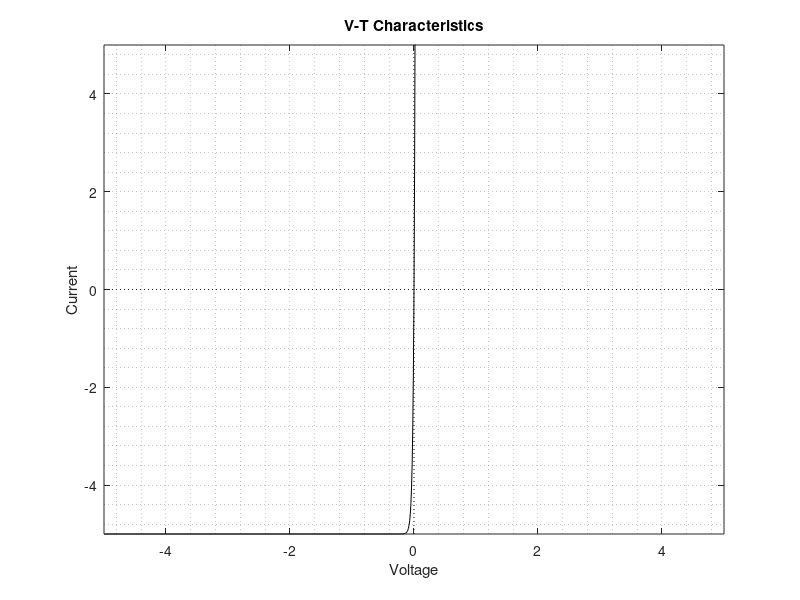

Write the MATLAB code that produced this figure.
%An IMPATT diode generally behaves as a normal pn junction diode
%It's v-i characterstic on DC voltage application would be same as to that
% of pn junction diode

% v-i charecterstic on DC voltage source
% considering silicon based diode

clc;
%Id=Is*(exp(Vd/n*Vt)-1)
%known Parameters
q = 1.6022e-19   ; % Electron Charge in cloumb (C)
C =  input("Enter temperature in celcius ") ;         %Temparature in °C
T=273+C      ;   %Absolute temparature in Kelvin (273+°C)
k=1.3806e-23  ;  %Boltzmann's Constant in J/K
Is= input("Enter Reverse breakdown saturation current ")    ;  %Leakage Current in Amps
Vz = input("Enter the Breakdown Voltage ");
V=-10:0.01:10 ;  %Applied Voltage across Diode
n=1   ;          %emission coefficient or ideality factor (varies 1 to 2)
%Calculations
Vt=(k*T)/q      ;        %Thermal Voltage in Volts
% disp(V);
%Shockley Diode Equation
% Id=Is*((exp(V/(n*Vt)))-1)  ; %Diode Current
% disp(Id);
Id = -10:0.01:10;
for  i = 1:2001
   % disp(i)
    if V(1,i)>-1*Vz
        Id(1,i) = Is*((exp(V(1,i)/(n*Vt)))-1);
    else
        Id(1,i) = -2001+i;
    end
end

%Graph plotting
plot(V,Id,'color','black')
grid minor
axis on
title('V-T Characteristics')
xlabel(' Voltage ')
ylabel(' Current ')
xlim([-5 5]);
ylim([-5 5]);
axh = gca; % use current axes
color = 'blue'; % black, or [0 0 0]
linestyle = ':'; % dotted
line(get(axh,'XLim'), [0 0], 'Color', color, 'LineStyle', linestyle);
line([0 0], get(axh,'YLim'), 'Color', color, 'LineStyle', linestyle);





